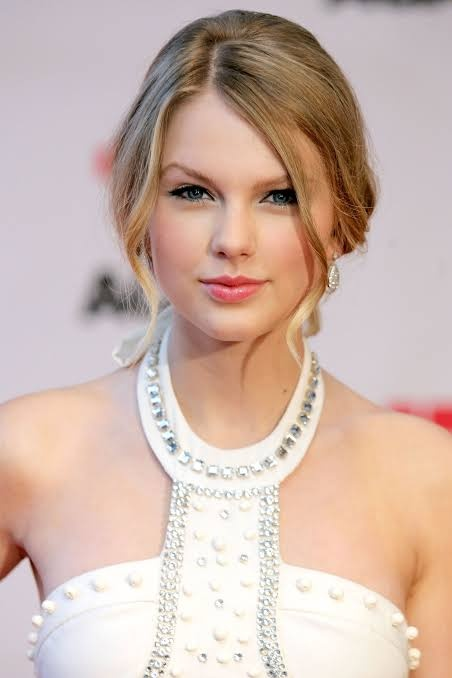
#> input picture swift.jpg, 452 x 678 px
$ python facedetect.py
#> lines starting #> are read from the running program, lines starting #| are printed output that depends on the picture; after the words box and inside, x2 and y2 are one past the last pixel; in counts of white or black regions, pixels touching at a corner belong together
import cv2

# Load the cascade
face_cascade = cv2.CascadeClassifier('haarcascade_frontalface_default.xml')

# Read the input image
img = cv2.imread('swift.jpg')
#> img is the input picture: shape (678, 452, 3); mean B, G, R 172.5, 183, 206.5

# Convert into grayscale
gray = cv2.cvtColor(img, cv2.COLOR_BGR2GRAY)
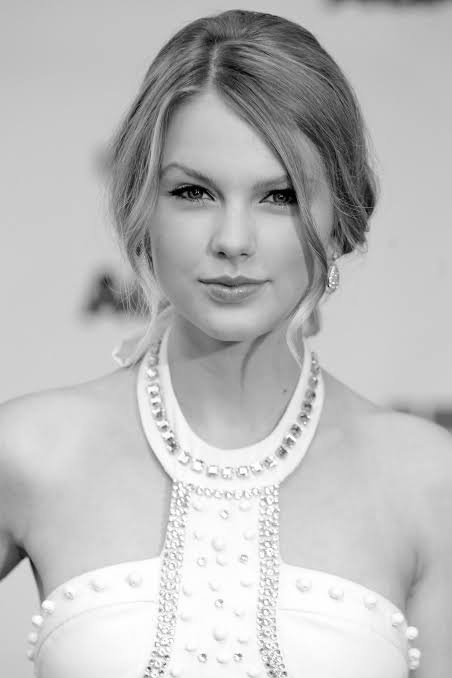
#> gray: shape (678, 452); min 0, max 255, mean 188.8

# Detect faces
faces = face_cascade.detectMultiScale(gray,1.5,4)
#> faces = [[145, 126, 182, 182], [103, 87, 273, 273]]

# Draw rectangle around the faces
for (x, y, w, h) in faces:
    cv2.rectangle(img, (x, y), (x + w, y + h), (0, 255, 255), 2)
#> this loop made 2 passes
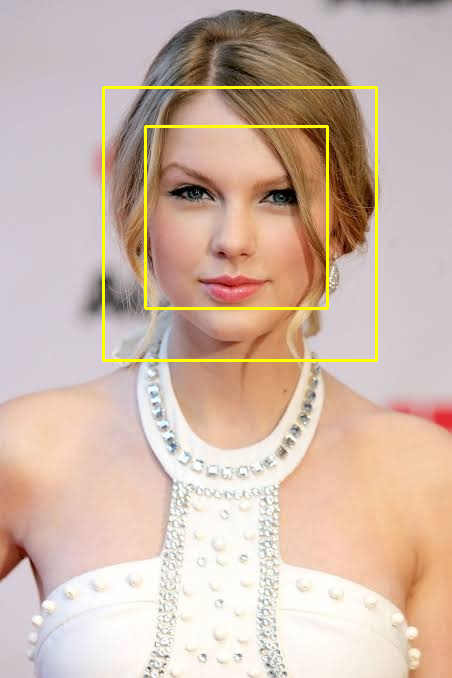
#> img: shape (678, 452, 3); 1.78% of pixels changed, all inside (x1, y1, x2, y2) = (102, 86, 378, 362)

# Display the output
cv2.imshow('img', img)
cv2.waitKey()
